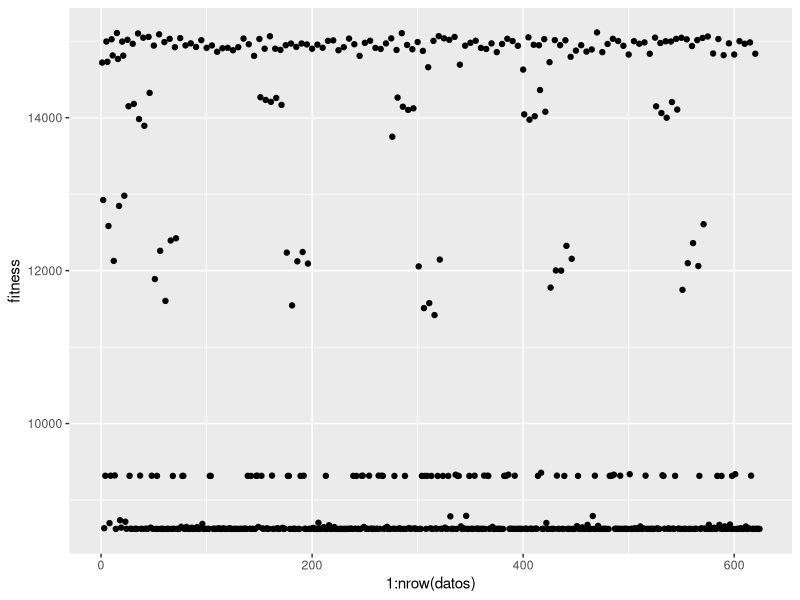
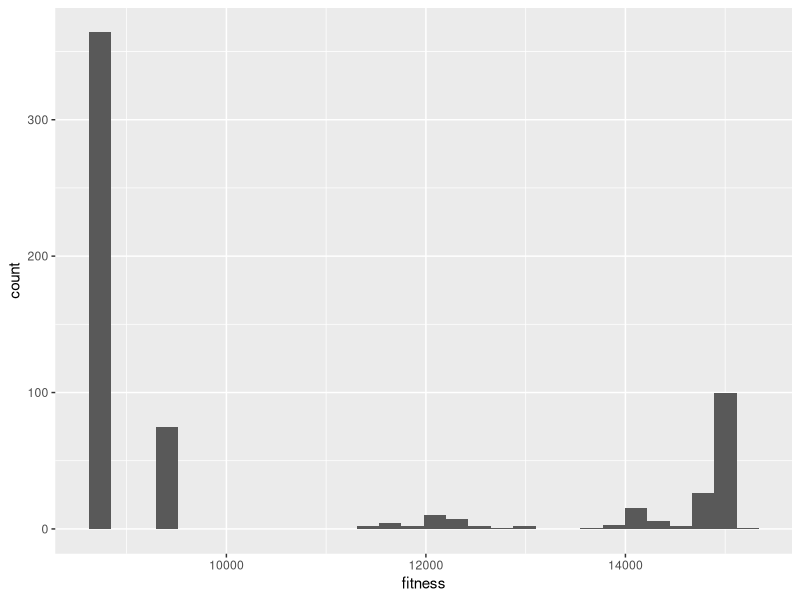
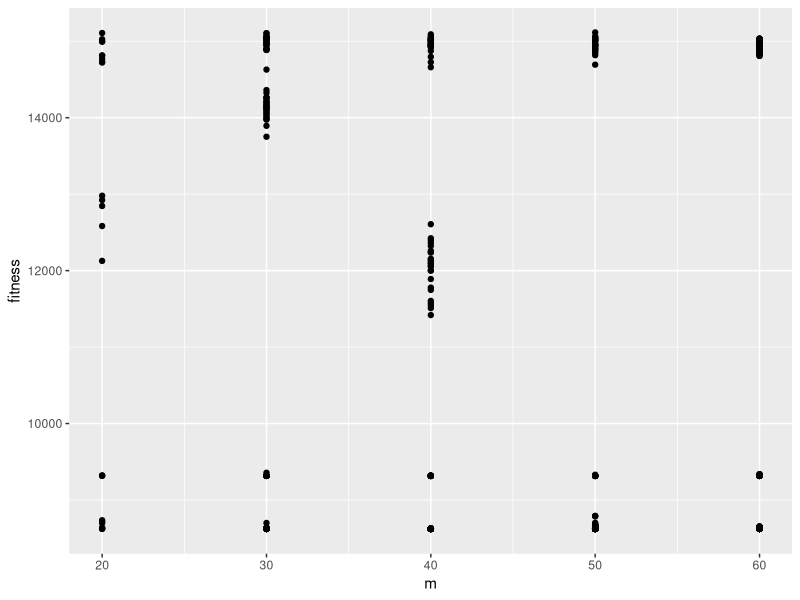
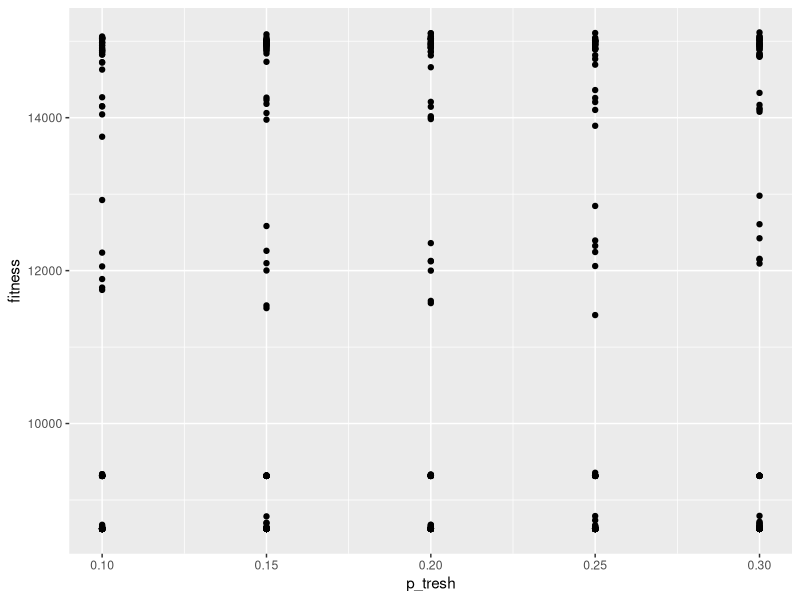
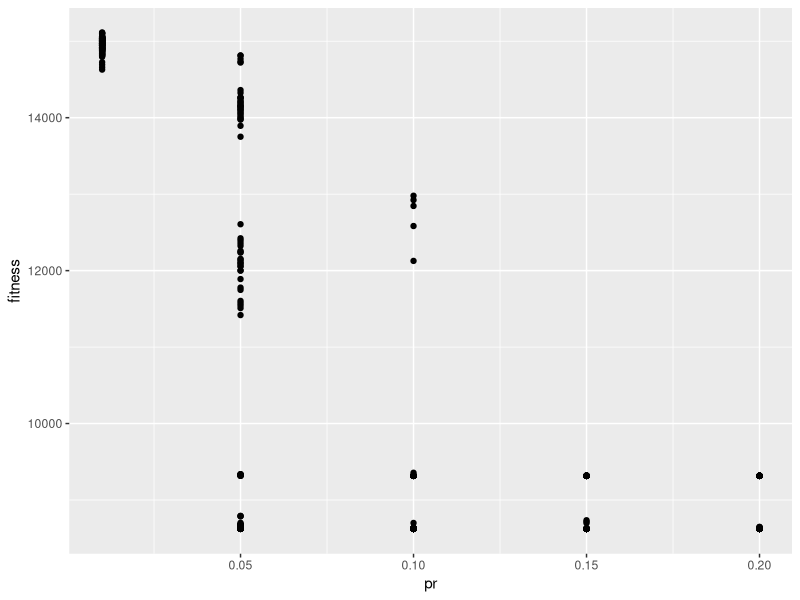
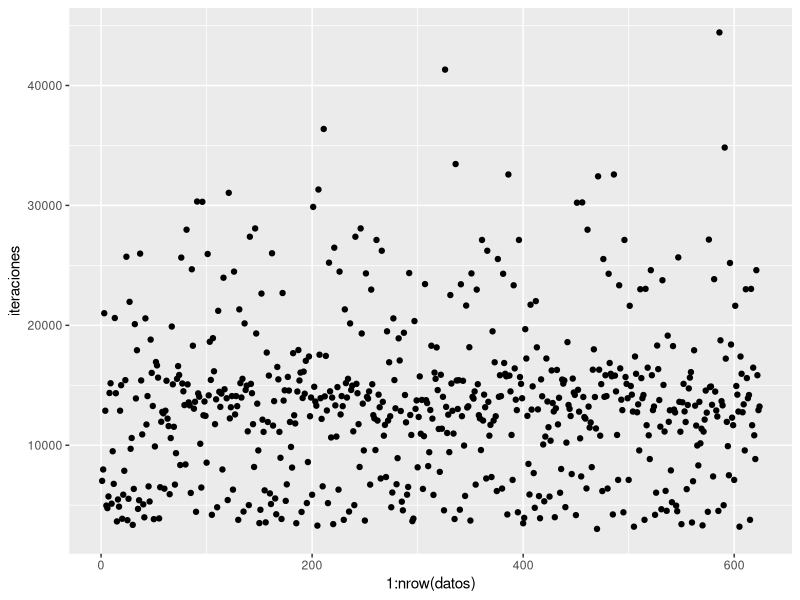
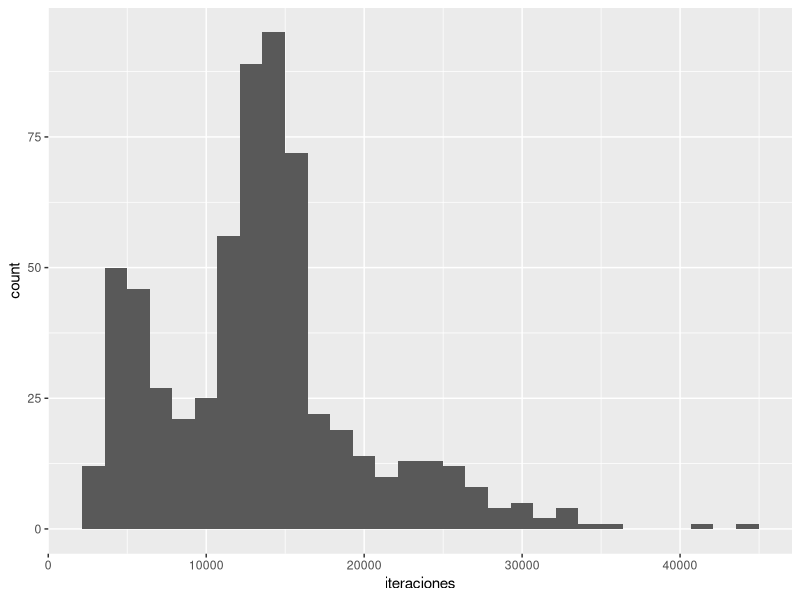
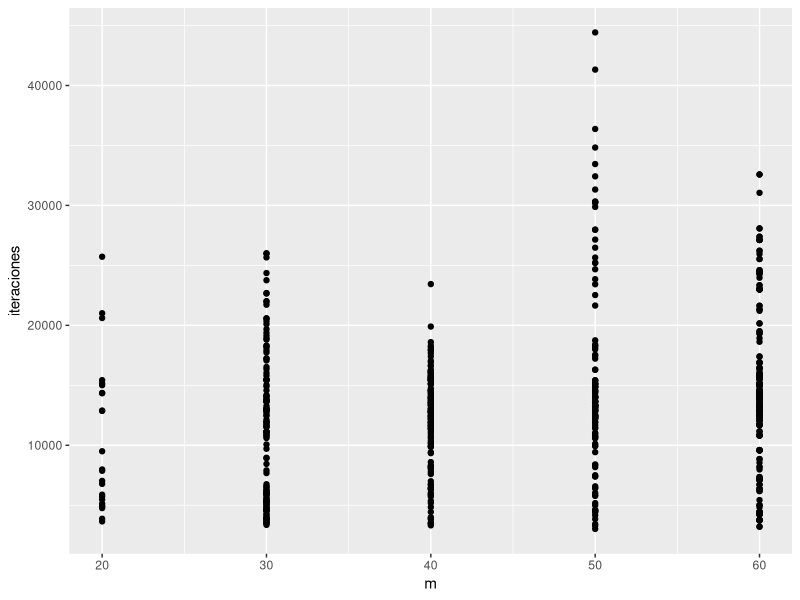

Generate these figures, in order, with R:
library(ggplot2)

data <- read.csv(file = 'prueba.csv')
datos=as.data.frame(data)
names(datos) = c("m","p_tresh","pr","seed","iteraciones","fitness")
#print(datos)

#usar graficos de violin
#fitness
print(
  ggplot(data=datos)+geom_point(aes(x=1:nrow(datos),y=fitness))
)

print(
  ggplot(data=datos,aes(fitness))+geom_histogram()
)

print(
  ggplot(data=datos)+geom_point(aes(x=m,y=fitness))
)


print(
  ggplot(data=datos)+geom_point(aes(x=p_tresh,y=fitness))
)

print(
  ggplot(data=datos)+geom_point(aes(x=pr,y=fitness))
)


##iteraciones


print(
  ggplot(data=datos)+geom_point(aes(x=1:nrow(datos),y=iteraciones))
)

print(
  ggplot(data=datos,aes(iteraciones))+geom_histogram()
)

print(
  ggplot(data=datos)+geom_point(aes(x=m,y=iteraciones))
)


print(
  ggplot(data=datos)+geom_point(aes(x=p_tresh,y=iteraciones))
)

print(
  ggplot(data=datos)+geom_point(aes(x=pr,y=iteraciones))
)